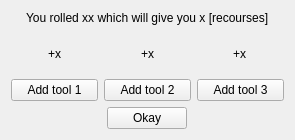
<?xml version="1.0" encoding="UTF-8"?>
<ui version="4.0">
 <class>RollRecourses</class>
 <widget class="QWidget" name="RollRecourses">
  <property name="geometry">
   <rect>
    <x>0</x>
    <y>0</y>
    <width>295</width>
    <height>140</height>
   </rect>
  </property>
  <property name="minimumSize">
   <size>
    <width>295</width>
    <height>140</height>
   </size>
  </property>
  <property name="maximumSize">
   <size>
    <width>295</width>
    <height>140</height>
   </size>
  </property>
  <property name="windowTitle">
   <string>Form</string>
  </property>
  <layout class="QVBoxLayout" name="verticalLayout_2">
   <item alignment="Qt::AlignHCenter">
    <widget class="QLabel" name="message">
     <property name="text">
      <string>You rolled xx which will give you x [recourses]</string>
     </property>
    </widget>
   </item>
   <item>
    <layout class="QVBoxLayout" name="verticalLayout" stretch="1,3">
     <property name="spacing">
      <number>4</number>
     </property>
     <property name="topMargin">
      <number>1</number>
     </property>
     <item>
      <layout class="QHBoxLayout" name="horizontalLayout_2">
       <item alignment="Qt::AlignHCenter">
        <widget class="QLabel" name="Tool1Label">
         <property name="text">
          <string>+x</string>
         </property>
        </widget>
       </item>
       <item alignment="Qt::AlignHCenter">
        <widget class="QLabel" name="Tool2Label">
         <property name="text">
          <string>+x</string>
         </property>
        </widget>
       </item>
       <item alignment="Qt::AlignHCenter">
        <widget class="QLabel" name="Tool3Label">
         <property name="text">
          <string>+x</string>
         </property>
        </widget>
       </item>
      </layout>
     </item>
     <item>
      <layout class="QHBoxLayout" name="horizontalLayout">
       <property name="spacing">
        <number>6</number>
       </property>
       <property name="sizeConstraint">
        <enum>QLayout::SetDefaultConstraint</enum>
       </property>
       <item>
        <widget class="QPushButton" name="Tool1Button">
         <property name="text">
          <string>Add tool 1</string>
         </property>
        </widget>
       </item>
       <item>
        <widget class="QPushButton" name="Tool2Button">
         <property name="text">
          <string>Add tool 2</string>
         </property>
        </widget>
       </item>
       <item>
        <widget class="QPushButton" name="Tool3Button">
         <property name="text">
          <string>Add tool 3</string>
         </property>
        </widget>
       </item>
      </layout>
     </item>
    </layout>
   </item>
   <item alignment="Qt::AlignHCenter">
    <widget class="QPushButton" name="pushButton">
     <property name="text">
      <string>Okay</string>
     </property>
    </widget>
   </item>
  </layout>
 </widget>
 <resources/>
 <connections/>
</ui>
